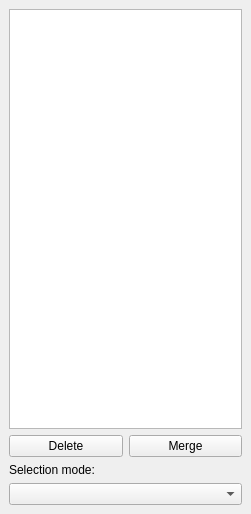
<?xml version="1.0" encoding="UTF-8"?>
<ui version="4.0">
 <class>LayerView</class>
 <widget class="QDockWidget" name="LayerView">
  <property name="geometry">
   <rect>
    <x>0</x>
    <y>0</y>
    <width>251</width>
    <height>514</height>
   </rect>
  </property>
  <property name="windowTitle">
   <string>Layers</string>
  </property>
  <widget class="QWidget" name="dockWidgetContents">
   <layout class="QVBoxLayout" name="verticalLayout_2">
    <item>
     <widget class="QListView" name="listView">
      <property name="sizePolicy">
       <sizepolicy hsizetype="Expanding" vsizetype="Expanding">
        <horstretch>0</horstretch>
        <verstretch>0</verstretch>
       </sizepolicy>
      </property>
     </widget>
    </item>
    <item>
     <layout class="QHBoxLayout" name="horizontalLayout">
      <item>
       <widget class="QPushButton" name="delete_button">
        <property name="text">
         <string>Delete</string>
        </property>
       </widget>
      </item>
      <item>
       <widget class="QPushButton" name="merge_button">
        <property name="text">
         <string>Merge</string>
        </property>
       </widget>
      </item>
     </layout>
    </item>
    <item>
     <layout class="QVBoxLayout" name="verticalLayout">
      <item>
       <widget class="QLabel" name="selection_mode_label">
        <property name="text">
         <string>Selection mode:</string>
        </property>
       </widget>
      </item>
      <item>
       <widget class="QComboBox" name="selection_mode_combo"/>
      </item>
     </layout>
    </item>
   </layout>
  </widget>
 </widget>
 <resources/>
 <connections/>
</ui>
